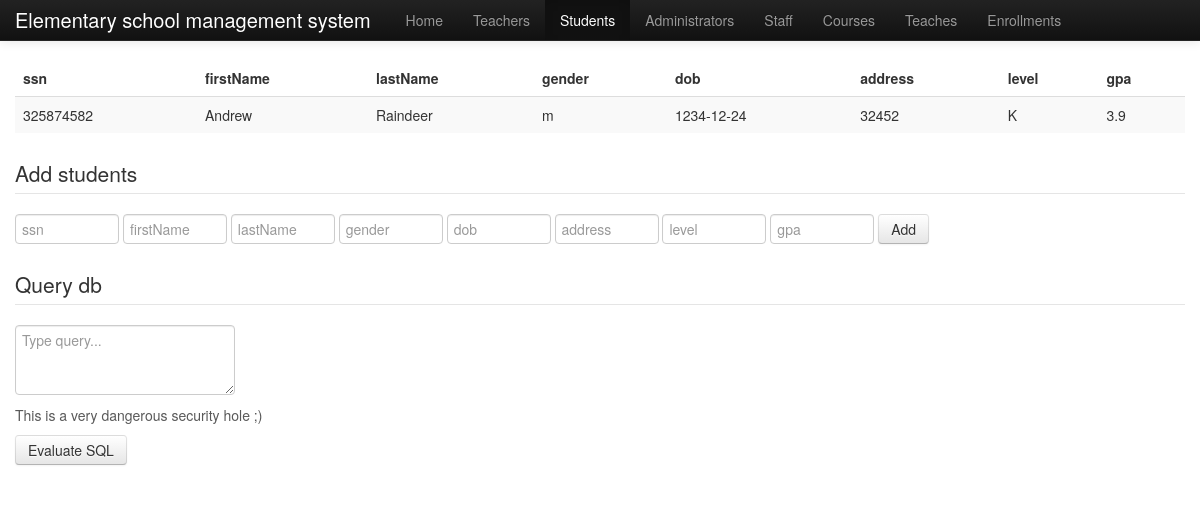
Before: /students with the older database file.
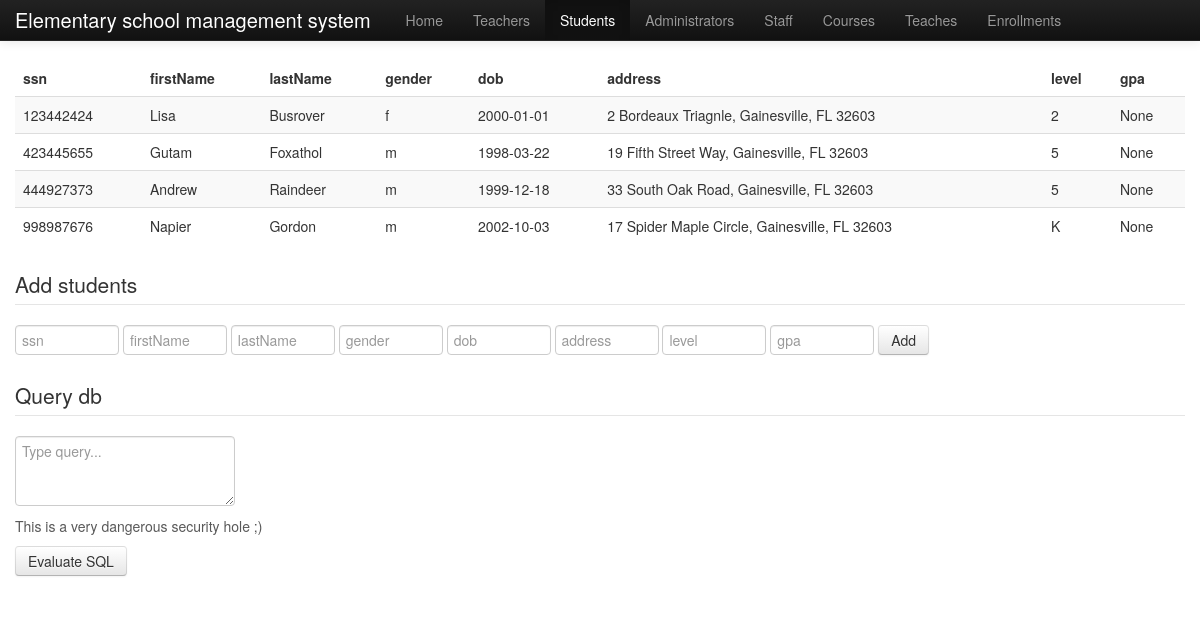
After: the same page with the newer database file.
### tables this page shows
CREATE TABLE Students (
	ssn integer primary key check (ssn >= 0 and length(ssn) = 9),
	firstName text not null,
	lastName text not null,
	gender text not null check (gender = 'm' or gender = 'f'),
	dob date not null,
	address text not null,
	level text not null check (level = 'K' or level = '1' or level = '2' or level = '3' or level = '4' or level = '5'),
	gpa real check (gpa >= 0 and gpa <= 4)
);

### test.py (the view)
@app.route("/students")
def students():
	result = query_db("select * from Students")
	return render_template("entries.html", entries=result, active_page="students")

### test.py (called while the page is built)
def connect_db():
	conn = sqlite3.connect("database.db")
	conn.execute("PRAGMA foreign_keys = ON;")
	return conn

def query_db(query, args=(), one=False):
	cur = g.db.execute(query, args)
	rv = [dict((cur.description[idx][0], value)
			   for idx, value in enumerate(row)) for row in cur.fetchall()]
	return (rv[0] if rv else None) if one else rv

@app.before_request
def before_request():
	g.db = connect_db()

@app.teardown_request
def teardown_request(e):
	g.db.close()

### templates/entries.html (shortened to what this page needs)
{% extends "layout.html" %}
{% block container %}
<table class="table table-striped">
	<thead>
		<tr>
		{% for key in entries[0] %}
			<th>{{ key }}</th>
		{% endfor %}
		</tr>
	</thead>
	<tbody>
		{% for entry in entries %}
			<tr>
				{% for key in entry %}
					<td>{{ entry[key] }}</td>
				{% endfor %}
			</tr>
		{% endfor %}
	</tbody>
</table>
<form action="{{ url_for('add_' + active_page) }}" method="post" class="form-inline">
	<fieldset>
		<legend>{{"Add " + active_page}}</legend>
		{% for key in entries[0] %}
			<input type="text" class="input-small" placeholder={{ key }} name={{ key }}>
		{% endfor %}
		<button type="submit" class="btn">Add</button>
	</fieldset>
</form>
<form action="{{ url_for('qdb') }}" method="post">
	<fieldset>
		<legend>Query db</legend>
		<textarea type="text" rows="3" placeholder="Type query..." name="sql"></textarea>
		<span class="help-block">This is a very dangerous security hole ;)</span>
		<button type="submit" class=" btn">Evaluate SQL</button>
	</fieldset>
</form>
{% endblock %}

### templates/layout.html (shortened to what this page needs)
<!DOCTYPE html>
<html lang="en">
	<head>
		<link rel=stylesheet href="{{ url_for('static', filename='bootstrap/css/bootstrap.css') }}">
		<link rel=stylesheet href="{{ url_for('static', filename='bootstrap/css/bootstrap-responsive.css') }}">
	</head>
	<body>
		<div class="navbar navbar-inverse navbar-fixed-top">
			<div class="navbar-inner">
				<div class="container">
					<a class="brand" href="#">Elementary school management system</a>
					<div class="nav-collapse collapse">
						<ul class="nav">
							{% set navigation_bar = [
							    (url_for('home'), 'Home'),
							    (url_for('teachers'), 'Teachers'),
							    (url_for('students'), 'Students'),
							    (url_for('administrators'), 'Administrators'),
							    (url_for('staff'), 'Staff'),
							    (url_for('courses'), 'Courses'),
							    (url_for('teaches'), 'Teaches'),
							    (url_for('enrollments'), 'Enrollments')
							] %}
							{% set active_page = active_page|default('home') %}
							{% for href, caption in navigation_bar %}
								<li{% if caption.lower() == active_page.lower() %} class="active"{% endif %}><a href="{{ href|e }}">{{ caption|e }}</a></li>
							{% endfor %}
						</ul>
					</div>
				</div>
			</div>
		</div>
		<div class="container">
			{% block container %}{% endblock %}
		</div>
	</body>
</html>

### templates/layout.html (style rules this page uses)
body { padding-top: 60px; }

Changed rows visible on the page:
removed Students: ssn "325874582" "Andrew" "Raindeer" "m" "1234-12-24" "32452" "K" "3.9"
added Students: ssn "123442424" "Lisa" "Busrover" "f" "2000-01-01" "2 Bordeaux Triagnle, Gainesville, FL 32603" "2" "None"
added Students: ssn "423445655" "Gutam" "Foxathol" "m" "1998-03-22" "19 Fifth Street Way, Gainesville, FL 32603" "5" "None"
added Students: ssn "444927373" "Andrew" "Raindeer" "m" "1999-12-18" "33 South Oak Road, Gainesville, FL 32603" "5" "None"
added Students: ssn "998987676" "Napier" "Gordon" "m" "2002-10-03" "17 Spider Maple Circle, Gainesville, FL 32603" "K" "None"
